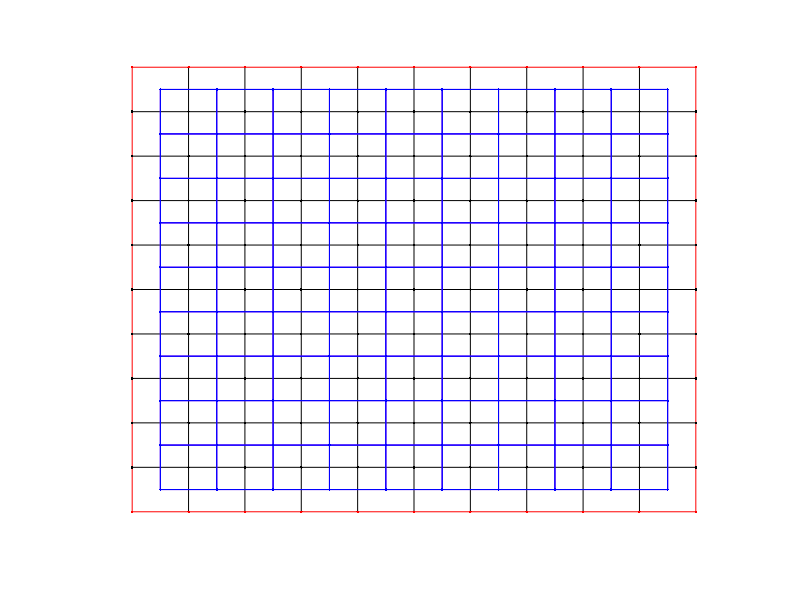

This figure's MATLAB source:
%%%%%%%%%%%%%%%%%%%%%%%%%%%%%%%%%%%%%%%%%%%%%%%%%%%%%%%%%%%%%%%%%%%%%%%%
%
% File name: quadrid.m
% Description: Create grid files for a quad grid.
%
% Oliver Fringer
% Stanford University
% 18 October 2012
%
%%%%%%%%%%%%%%%%%%%%%%%%%%%%%%%%%%%%%%%%%%%%%%%%%%%%%%%%%%%%%%%%%%%%%%%%

% Length and width of domain
L = 100;
W = 100;

% Number of cells
Nx = 10;
Ny = 10;

% Boundary condition types
WestBoundary = 1;
EastBoundary = 1;
NorthBoundary = 1;
SouthBoundary = 1;

dx = L/Nx;
dy = W/Ny;

N = (Nx+1)*(Ny+1);
[xp,yp] = ndgrid([0:dx:L],[0:dy:W]);
xp = xp(:);
yp = yp(:);
Np = length(xp);

[xv,yv] = ndgrid([dx/2:dx:L-dx/2],[dy/2:dy:W-dy/2]);
xv = xv(:);
yv = yv(:);
Nc = length(xv);
 
cells = zeros(Nc,4);
for n=1:Nc
  xcell = xv(n) + [dx/2,dx/2,-dx/2,-dx/2];
  ycell = yv(n) + [-dy/2,dy/2,dy/2,-dy/2];
  for m=1:4
    cells(n,m) = find(xp==xcell(m) & yp==ycell(m));
  end
end  

[xeu,yeu] = ndgrid([0:dx:L],[dy/2:dy:W-dy/2]);
[xev,yev] = ndgrid([dx/2:dx:L-dx/2],[0:dy:W]);
xeu = xeu(:);
yeu = yeu(:);
xev = xev(:);
yev = yev(:);

Ne = Nx*(Ny+1) + Ny*(Nx+1);
mark = zeros(Ne,1);
edges = zeros(Ne,2);
grad = -ones(Ne,2);

k=1;
for n=1:length(xeu)
  edges(k,1) = find(xp==xeu(n) & yp==yeu(n)-0.5*dy);
  edges(k,2) = find(xp==xeu(n) & yp==yeu(n)+0.5*dy);
  if(xeu(n)==0)
    mark(k)=WestBoundary;
  elseif(xeu(n)==L)
    mark(k)=EastBoundary;
  else
    mark(k)=0;
  end

  xv1 = xeu(n)-0.5*dx;
  xv2 = xeu(n)+0.5*dx;
  yv1 = yeu(n);
  yv2 = yeu(n);
  ind1 = find(xv1==xv & yv1==yv);
  ind2 = find(xv2==xv & yv2==yv);
  if(~isempty(ind1))
    grad(k,1) = ind1;
  end
  if(~isempty(ind2))
    grad(k,2) = ind2;
  end

  k=k+1;
end
for n=1:length(xev)
  edges(k,1) = find(xp==xev(n)-0.5*dx & yp==yev(n));
  edges(k,2) = find(xp==xev(n)+0.5*dx & yp==yev(n));
  if(yev(n)==0)
    mark(k)=SouthBoundary;
  elseif(yev(n)==W)
    mark(k)=NorthBoundary;
  else
    mark(k)=0;
  end

  xv1 = xev(n);
  xv2 = xev(n);
  yv1 = yev(n)+0.5*dy;
  yv2 = yev(n)-0.5*dy;
  ind1 = find(xv1==xv & yv1==yv);
  ind2 = find(xv2==xv & yv2==yv);
  if(~isempty(ind1))
    grad(k,1) = ind1;
  end
  if(~isempty(ind2))
    grad(k,2) = ind2;
  end

  k=k+1;
end

neigh = -ones(Nc,4);
for n=1:Nc
  m=1;
  ycell = yv(n);
  for dxs=[-dx,dx]
    xcell = xv(n) + dxs;
    ind = find(xcell==xv & ycell==yv);
    if(~isempty(ind))
      neigh(n,m)=ind;
    end
    m=m+1;
  end
  xcell = xv(n);
  for dys=[-dy,dy]
    ycell = yv(n) + dys;
    ind = find(xcell==xv & ycell==yv);
    if(~isempty(ind))
      neigh(n,m)=ind;
    end
    m=m+1;
  end
end

figure(1);
clf;
hold on;
axis([-dx/2 L+dx/2 -dy/2 W+dy/2]);
axis off;

for n=1:Ne
  if(mark(n)==0)
    color='k.-';
  else
    color='r.-';
  end
  
  plot(xp(edges(n,:))',yp(edges(n,:))',color);
  if(grad(n,1)~=-1 & grad(n,2)~=-1)
    plot(xv(grad(n,:)),yv(grad(n,:)),'m-');
  end
end
  
for n=1:Nc
  for m=1:4
    if(neigh(n,m)~=-1)
      plot([xv(n),xv(neigh(n,m))],[yv(n),yv(neigh(n,m))],'b.-');
    end
  end
end
